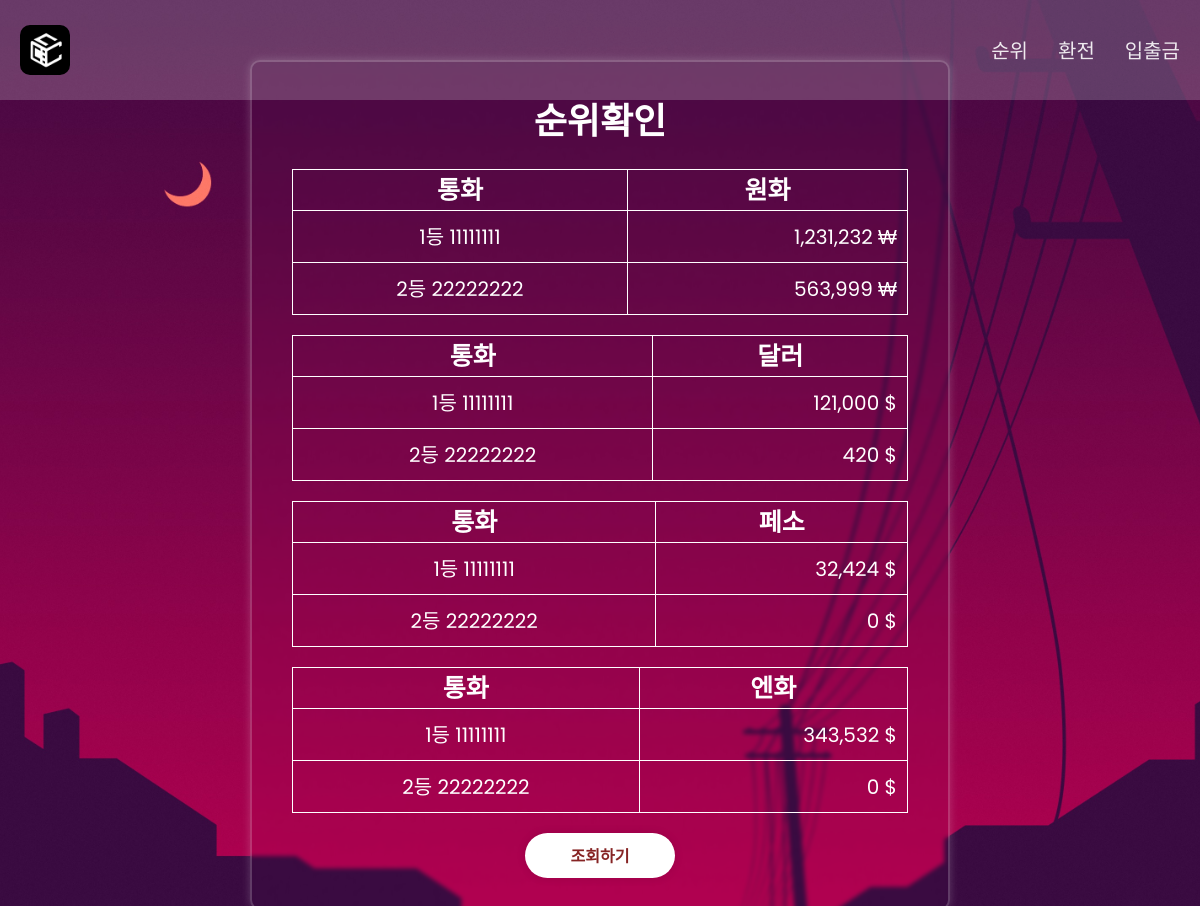
/checkwinner (signed in), run on an earlier commit of the app's database.
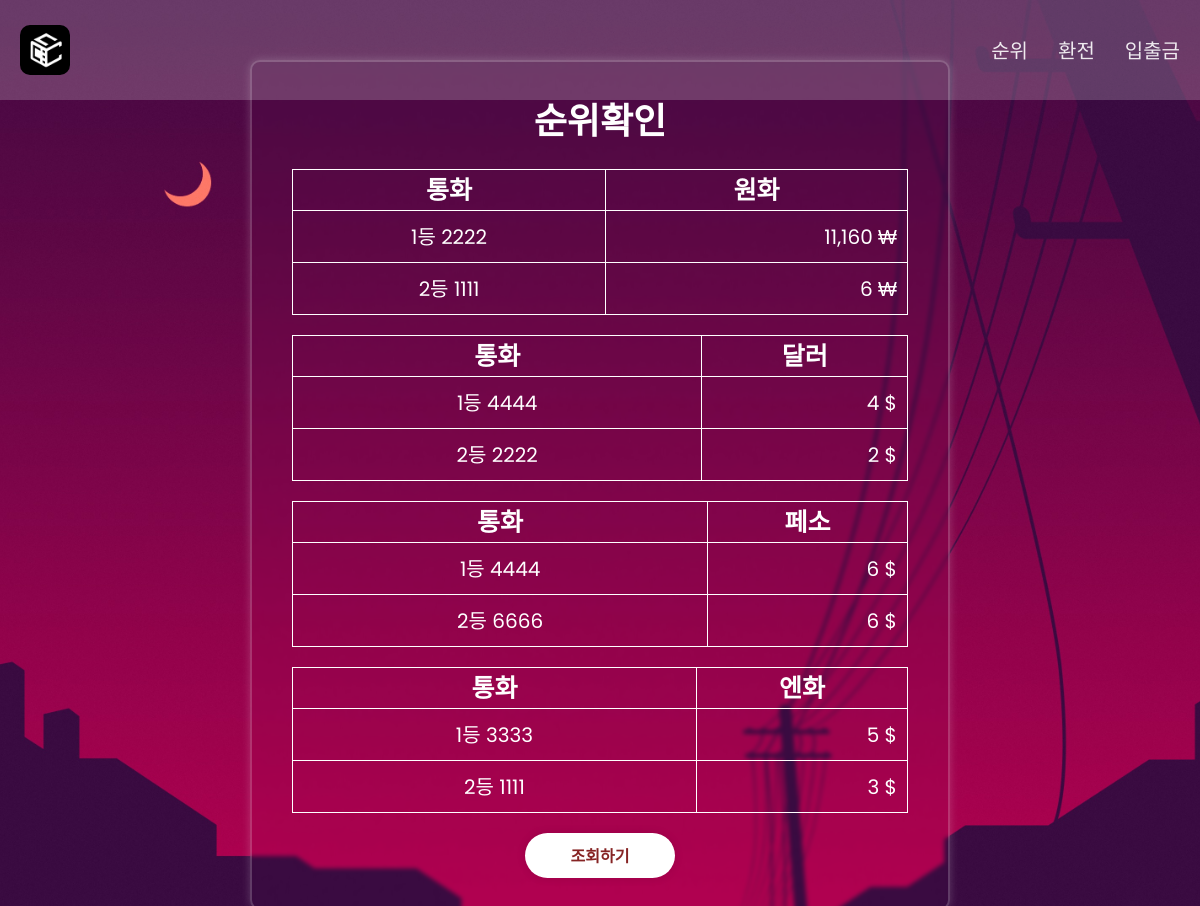
And on a later commit of the database.
### main/models.py (models this page shows)
class User(AbstractUser):
    pass

### main/views.py (the view)
# urls.py: path('checkwinner',views.checkwinner,name="checkwinner"),
def checkwinner(request):
    req_mem  = Person.objects.get(person_id = request.user.pk)
    if req_mem.is_manger == False:
        return redirect(f'/{request.user.pk}/')
    top_won = BankBook.objects.order_by('-balance_won')[:5]
    top_dol = BankBook.objects.order_by('-balance_dol')[:5]
    top_pes = BankBook.objects.order_by('-balance_pes')[:5]
    top_yen = BankBook.objects.order_by('-balance_yen')[:5]
    context = {}
    i = 1
    for won in top_won:
        if won.user.is_player:
            context["won"+str(i)+"name"] = won.user.person
            context["won"+str(i)] = won.balance_won
            i += 1
        if i == 3:
            break
    i = 1
    for dol in top_dol:
        if dol.user.is_player:
            context["dol"+str(i)+"name"] = dol.user.person
            context["dol"+str(i)] = dol.balance_dol
            i += 1
        if i == 3:
            break
    i = 1
    for pes in top_pes:
        if pes.user.is_player:
            context["pes"+str(i)+"name"] = pes.user.person
            context["pes"+str(i)] = pes.balance_pes
            i += 1
        if i == 3:
            break
    i = 1
    for yen in top_yen:
        if yen.user.is_player:
            context["yen"+str(i)+"name"] = yen.user.person
            context["yen"+str(i)] = yen.balance_yen
            i += 1
        if i == 3:
            break
    return render(request, 'checkwinner.html',context)

### main/templates/checkwinner.html (shortened to what this page needs)
{% load static %}
{% load humanize %}
<html lang="en">
<head>
    <link rel="stylesheet" href="{% static 'css/style_user_main.css' %}">
    <link href='https://unpkg.com/boxicons@2.1.4/css/boxicons.min.css' rel='stylesheet'>
</head>
<header>
    <div class="header_logo">
        <img src="{% static 'css/ccc_logo.jpg' %}" alt="logo" />
    </div>
      <nav>
        <ul>
          {% if not member.is_manger %}
          <li><a href="javascript:void(0);" onclick="window.location.reload();">순위</a></li>
          <li><a href="/change_money">환전</a></li>
          <li><a href="/account">입출금</a></li>
          {% endif %}
        </ul>
      </nav>
</header>
<body>
    <div class="wrapper">
          <h1>
              순위확인
          </h1>
          <table>
              <tr>
                <th>통화</th>
                <th>원화</th>
              </tr>
              <tr>
                <td>1등 {{won1name}}</td>
                <td>{{won1|intcomma}} ₩</td>
              </tr>
              <tr>
                <td>2등 {{won2name}}</td>
                <td>{{won2|intcomma}} ₩</td>
              </tr>
            </table>
            <table>
              <tr>
                <th>통화</th>
                <th>달러</th>
              </tr>
              <tr>
                <td>1등 {{dol1name}}</td>
                <td>{{dol1|intcomma}} $</td>
              </tr>
              <tr>
                <td>2등 {{dol2name}}</td>
                <td>{{dol2|intcomma}} $</td>
              </tr>
            </table>
            <table>
              <tr>
                <th>통화</th>
                <th>페소</th>
              </tr>
              <tr>
                <td>1등 {{pes1name}}</td>
                <td>{{pes1|intcomma}} $</td>
              </tr>
              <tr>
                <td>2등 {{pes2name}}</td>
                <td>{{pes2|intcomma}} $</td>
              </tr>
            </table>
            <table>
              <tr>
                <th>통화</th>
                <th>엔화</th>
              </tr>
              <tr>
                <td>1등 {{yen1name}}</td>
                <td>{{yen1|intcomma}} $</td>
              </tr>
              <tr>
                <td>2등 {{yen2name}}</td>
                <td>{{yen2|intcomma}} $</td>
              </tr>
            </table>
            <div class="button-container">
              <button onclick="location.reload();">조회하기</button>
            </div>
    </div>
</body>
</html>

### static/css/style_user_main.css (style rules this page uses)
* { margin: 0; padding: 0; box-sizing: border-box; font-family: 'poppins',sans-serif; }
header { display: flex; position: fixed; top: 0; width: 100%; justify-content: space-between; background-color: rgba(255, 255, 255, 0.2); z-index: 1000; height: 100px; align-items: center; padding: 0 20px; }
.header_logo { display: flex; align-items: center; color: #fff; font-size: 36px; }
.header_logo img { width: 50px; height: auto; margin-right: 10px; border-radius: 10px; }
nav ul { list-style: none; padding: 0; margin: 0; display: flex; }
nav ul li { margin-left: 30px; }
nav ul li a { color: #ffffffe5; text-decoration: none; font-size: 20px; }
body { display: flex; justify-content: center; align-items: center; min-height: 100vh; background: url(power-lines-moon-sky-minimalism-4k-gp.jpg) no-repeat; background-size: cover; background-position: center; margin-top: 60px; }
.wrapper { width: 700px; background: transparent; border: 2px solid rgba(255,255,255,0.2); box-shadow: 0 0 10px rgba(255,255,255,0.2); backdrop-filter: blur(2px); color: #fff; border-radius: 10px; padding: 30px 40px; }
.wrapper h1 { color: #fff; font-size: 36px; text-align: center; }
h1 { margin: 0 0 20px 0; }
table { width: 100%; border-collapse: collapse; color: #fff; margin-top: 20px; }
table, th, td { border: 1px solid #fff; text-align: center; font-size: 25px; }
td:first-child { padding: 10px; text-align: center; font-size: 20px; }
td:last-child { padding: 10px; text-align: right; font-size: 20px; }
.button-container { text-align: center; justify-content: center; }
button { width: 150px; height: 45px; background: #fff; border: none; outline: none; border-radius: 40px ; box-shadow: 0 0 10px rgba(0,0,0,0.1); cursor: pointer; font-size: 16px; color: #862424; font-weight: 600; margin-top: 20px; text-align: center; }

What changed in the data, as far as the page shows it:
removed User: username "11111111"
removed User: username "22222222"
added User: username "2222"
added User: username "1111"
added User: username "4444"
added User: username "6666"
added User: username "3333"
Also different on the page:
{{ won1|intcomma }}: "1,231,232" → "11,160"
{{ won2|intcomma }}: "563,999" → "6"
{{ dol1|intcomma }}: "121,000" → "4"
{{ dol2|intcomma }}: "420" → "2"
{{ pes1|intcomma }}: "32,424" → "6"
{{ pes2|intcomma }}: "0" → "6"
{{ yen1|intcomma }}: "343,532" → "5"
{{ yen2|intcomma }}: "0" → "3"
